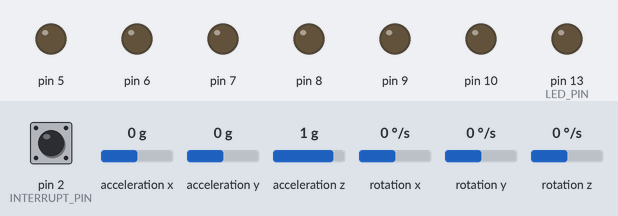
The sketch below on a simulated Arduino Uno, built with avr-gcc and run on an emulated ATmega328P. On the bench: output pins drawn as LEDs (lit = HIGH). The test bench sets the inputs (shaded band); at power-on: pin 2 (INTERRUPT_PIN) LOW, acceleration x 0 g, acceleration y 0 g, acceleration z 1 g, rotation x 0 °/s, rotation y 0 °/s, rotation z 0 °/s. The sensor or clock chip raises its interrupt line as the real part does; what the sketch prints to the serial monitor is not drawn.

Above: at 0.1 s.
At 0.6 s:
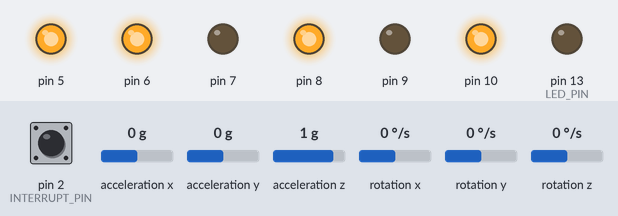
Timing chart, 0 to 2.1 s (numbered marks = the images above):
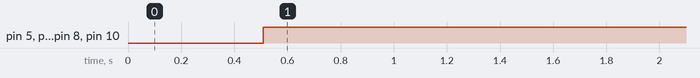

The sketch:

04_balancingBot_kalman.ino
```cpp
#include <PID_v1.h>
#include "LMotorController.h"
#include "I2Cdev.h"
#include "MPU6050_6Axis_MotionApps20.h"
#include "Kalman.h"  // Kalman filter library 추가

#if I2CDEV_IMPLEMENTATION == I2CDEV_ARDUINO_WIRE
#include "Wire.h"
#endif


//------------------------------------------------------------
#define OUTPUT_TEAPOT 1               // Processing을 통해 MPU6050 센서를 Visualize 하고 싶은 경우 1, 아니면 0으로 선언합니다
#define MIN_ABS_SPEED 160             //수정             // 모터의 최저속도를 설정합니다.   0 ~ 255 값 중 선택
#define OUTPUT_READABLE_YAWPITCHROLL  // Yaw, Pitch, Roll 값을 얻기 위해 선언합니다
#define INTERRUPT_PIN 2               // MPU6050 센서의 INT 핀이 꽂혀있는 번호를 설정합니다. 보통 2번
#define LED_PIN 13                    // Arudino Uno의 13번핀 LED를 동작 중에 반짝거리게 하려고 선언합니다


//------------------------------------------------------------
//MPU 객체를 선언합니다
MPU6050 mpu;
// MPU control/status vars
bool blinkState = false;  // LED를 반짝거리게 하기 위한 변수
bool dmpReady = false;    // set true if DMP init was successful
uint8_t mpuIntStatus;     // holds actual interrupt status byte from MPU
uint8_t devStatus;        // return status after each device operation (0 = success, !0 = error)
uint16_t packetSize;      // expected DMP packet size (default is 42 bytes)
uint16_t fifoCount;       // count of all bytes currently in FIFO
uint8_t fifoBuffer[64];   // FIFO storage buffer


//------------------------------------------------------------
// MPU6050 센서를 통해 쿼터니언과 오일러각, Yaw, Pitch, Roll 값을 얻기 위해 선언합니다
// orientation/motion vars
Quaternion q;         // [w, x, y, z]         quaternion container
VectorInt16 aa;       // [x, y, z]            accel sensor measurements
VectorInt16 aaReal;   // [x, y, z]            gravity-free accel sensor measurements
VectorInt16 aaWorld;  // [x, y, z]            world-frame accel sensor measurements
VectorFloat gravity;  // [x, y, z]            gravity vector
float euler[3];       // [psi, theta, phi]    Euler angle container
float ypr[3];         // [yaw, pitch, roll]   yaw/pitch/roll container and gravity vector


//------------------------------------------------------------
// Processing으로 MPU6050 센서를 Visualize 하기 위한 변수
// packet structure for InvenSense teapot demo
uint8_t teapotPacket[14] = { '$', 0x02, 0, 0, 0, 0, 0, 0, 0, 0, 0x00, 0x00, '\r', '\n' };


//------------------------------------------------------------
// PID 제어용 변수 선언
double kp = 60.;
double ki = 200.;
double kd = 1.5;


// 기울일 각도 선택
// 제가 만든 밸런싱로봇에는 184.0도가 가장 최적의 평형각도였습니다
// 각도가 180도를 기준으로 +-를 설정해주시면 됩니다
double originalSetpoint = 180.0;  //수정
double setpoint = originalSetpoint;
double movingAngleOffset = 0.3;

// PID 제어용 input, output 변수를 선언합니다
double input, output;

// PID값을 설정해준다
PID pid(&input, &output, &setpoint, kp, ki, kd, DIRECT);


// 모터 제어용 변수 선언
// EnA, EnB는 속도제어용(pwm), IN1,2,3,4는 방향제어용 핀입니다
int ENA = 5;
int IN1 = 6;
int IN2 = 7;
int IN3 = 8;
int IN4 = 9;
int ENB = 10;

// motorController 객체 생성, 맨 끝 파라미터 1,1은 각각 좌측, 우측모터의 최대속도(%) 입니다.
LMotorController motorController(ENA, IN1, IN2, ENB, IN3, IN4, 1, 1);

Kalman kalmanX;
Kalman kalmanY;

// ================================================================
// ===               INTERRUPT DETECTION ROUTINE                ===
// ================================================================
volatile bool mpuInterrupt = false;  // indicates whether MPU interrupt pin has gone high

void dmpDataReady() {
  mpuInterrupt = true;
}

void setup() {
  // join I2C bus (I2Cdev library doesn't do this automatically)
#if I2CDEV_IMPLEMENTATION == I2CDEV_ARDUINO_WIRE
  Wire.begin();
  Wire.setClock(400000);  // 400kHz I2C clock. Comment this line if having compilation difficulties
#elif I2CDEV_IMPLEMENTATION == I2CDEV_BUILTIN_FASTWIRE
  Fastwire::setup(400, true);
#endif

  Serial.begin(115200);
  while (!Serial)
    ;  // wait for Leonardo enumeration, others continue immediately

  // initialize device
  Serial.println(F("Initializing I2C devices..."));
  mpu.initialize();
  pinMode(INTERRUPT_PIN, INPUT);
  // verify connection
  Serial.println(F("Testing device connections..."));
  Serial.println(mpu.testConnection() ? F("MPU6050 connection successful") : F("MPU6050 connection failed"));

  // 키입력을 기다리는 코드. 주석처리했습니다
  // wait for ready
  //Serial.println(F("\nSend any character to begin DMP programming and demo: "));
  //while (Serial.available() && Serial.read()); // empty buffer
  //while (!Serial.available());                 // wait for data
  //while (Serial.available() && Serial.read()); // empty buffer again


  // load and configure the DMP
  Serial.println(F("Initializing DMP..."));
  devStatus = mpu.dmpInitialize();

  mpu.setXAccelOffset(1296);
  mpu.setYAccelOffset(1305);
  mpu.setZAccelOffset(1313);
  mpu.setXGyroOffset(77);
  mpu.setYGyroOffset(-1);
  mpu.setZGyroOffset(-25);
  // supply your own gyro offsets here, scaled for min sensitivity


  // devStatus 값이 0 이면 정상작동, 0이 아니면 오작동입니다
  // make sure it worked (returns 0 if so)
  if (devStatus == 0) {
    // turn on the DMP, now that it's ready
    Serial.println(F("Enabling DMP..."));
    mpu.setDMPEnabled(true);

    // enable Arduino interrupt detection
    Serial.println(F("Enabling interrupt detection (Arduino external interrupt 0)..."));
    attachInterrupt(digitalPinToInterrupt(INTERRUPT_PIN), dmpDataReady, RISING);
    mpuIntStatus = mpu.getIntStatus();

    // set our DMP Ready flag so the main loop() function knows it's okay to use it
    Serial.println(F("DMP ready! Waiting for first interrupt..."));
    dmpReady = true;

    // get expected DMP packet size for later comparison
    packetSize = mpu.dmpGetFIFOPacketSize();


    // MPU6050 센서가 정삭작동하면 PID 제어용 코드를 초기화합니다
    pid.SetMode(AUTOMATIC);
    pid.SetSampleTime(10);
    pid.SetOutputLimits(-255, 255);

    // 칼만 필터 초기화
    kalmanX.setAngle(0);  // 초기 각도 설정
    kalmanY.setAngle(0);
  } else {  // MPU6050 센서가 오작동한 경우
    // ERROR!
    // 1 = initial memory load failed
    // 2 = DMP configuration updates failed
    // (if it's going to break, usually the code will be 1)
    Serial.print(F("DMP Initialization failed (code "));
    Serial.print(devStatus);
    Serial.println(F(")"));
  }

  // 로봇이 작동 중 13번 LED를 깜빡거리기 위해 OUTPUT으로 초기화합니다
  pinMode(LED_PIN, OUTPUT);
}


void loop() {
  // if programming failed, don't try to do anything
  if (!dmpReady) return;

  // wait for MPU interrupt or extra packet(s) available
  while (!mpuInterrupt && fifoCount < packetSize) {
    //no mpu data - performing PID calculations and output to motors

    pid.Compute();                                // 루프를 돌면서 pid 값을 업데이트합니다
    motorController.move(output, MIN_ABS_SPEED);  // pid 연산으로 나온 output 값을 motorController로 전송합니다. (모터제어)
  }

  // reset interrupt flag and get INT_STATUS byte
  mpuInterrupt = false;
  mpuIntStatus = mpu.getIntStatus();

  // get current FIFO count
  fifoCount = mpu.getFIFOCount();

  // MPU6050 센서가 정상작동하는 경우에만 PID제어를 해야하므로 아래와 같이 if-else문을 작성합니다
  // check for overflow (this should never happen unless our code is too inefficient)
  if ((mpuIntStatus & 0x10) || fifoCount == 1024) {
    // reset so we can continue cleanly
    mpu.resetFIFO();
    Serial.println(F("FIFO overflow!"));
  }
  // MPU6050 센서가 정상작동하는 경우
  else if (mpuIntStatus & 0x02) {
    // wait for correct available data length, should be a VERY short wait
    while (fifoCount < packetSize) fifoCount = mpu.getFIFOCount();

    // read a packet from FIFO
    mpu.getFIFOBytes(fifoBuffer, packetSize);

    // track FIFO count here in case there is > 1 packet available
    // (this lets us immediately read more without waiting for an interrupt)
    fifoCount -= packetSize;

    // display Euler angles in degrees
    mpu.dmpGetQuaternion(&q, fifoBuffer);
    mpu.dmpGetGravity(&gravity, &q);
    mpu.dmpGetYawPitchRoll(ypr, &q, &gravity);

    // 칼만 필터로 센서에서 얻은 각도 값을 보정합니다.
    float dt = 0.01;                                                 // 예시로 PID 제어의 시간 간격을 0.01초로 설정합니다. 실제 값은 PID 제어 루프의 주기에 따라 다릅니다.
    float kalAngleX = kalmanX.getAngle(ypr[1] * 180 / M_PI, 0, dt);  // pitch
    float kalAngleY = kalmanY.getAngle(ypr[2] * 180 / M_PI, 0, dt);  // roll

    // PID 제어를 하기 위해 input 변수에 보정된 각도 값을 넣습니다.
    input = kalAngleX + 180;  // pitch
                              // input = kalAngleY + 180; // roll (필요하다면 roll 각도도 사용할 수 있습니다)

#ifdef OUTPUT_READABLE_YAWPITCHROLL  // 센서를 통해 구한 Yaw, Pitch, Roll 값을 Serial Monitor에 표시합니다
    Serial.print("ypr\t");
    Serial.print(ypr[0] * 180 / M_PI);
    Serial.print("\t");
    Serial.print(ypr[1] * 180 / M_PI);
    Serial.print("\t");
    Serial.println(ypr[2] * 180 / M_PI);
#endif
#ifdef OUTPUT_TEAPOT  // Processing으로 MPU6050센서의 움직임을 Visualize 하기 위한 코드
    // display quaternion values in InvenSense Teapot demo format:
    teapotPacket[2] = fifoBuffer[0];
    teapotPacket[3] = fifoBuffer[1];
    teapotPacket[4] = fifoBuffer[4];
    teapotPacket[5] = fifoBuffer[5];
    teapotPacket[6] = fifoBuffer[8];
    teapotPacket[7] = fifoBuffer[9];
    teapotPacket[8] = fifoBuffer[12];
    teapotPacket[9] = fifoBuffer[13];
    Serial.write(teapotPacket, 14);
    teapotPacket[11]++;  // packetCount, loops at 0xFF on purpose
#endif
  }
}
```

LMotorController.cpp
```cpp
#include "LMotorController.h"
#include "Arduino.h"


LMotorController::LMotorController(int ena, int in1, int in2, int enb, int in3, int in4, double motorAConst, double motorBConst)
{
    _motorAConst = motorAConst;
    _motorBConst = motorBConst;

	_ena = ena;
	_in1 = in1;
	_in2 = in2;
	_enb = enb;
	_in3 = in3;
	_in4 = in4;

	pinMode(_ena, OUTPUT);
	pinMode(_in1, OUTPUT);
	pinMode(_in2, OUTPUT);

	pinMode(_enb, OUTPUT);
	pinMode(_in3, OUTPUT);
	pinMode(_in4, OUTPUT);
}


void LMotorController::move(int leftSpeed, int rightSpeed, int minAbsSpeed)
{
    if (rightSpeed < 0)
    {
        rightSpeed = min(rightSpeed, -1*minAbsSpeed);
        rightSpeed = max(rightSpeed, -255);
    }
    else if (rightSpeed > 0)
    {
        rightSpeed = max(rightSpeed, minAbsSpeed);
        rightSpeed = min(rightSpeed, 255);
    }

    int realRightSpeed = map(abs(rightSpeed), 0, 255, minAbsSpeed, 255);

    if (leftSpeed < 0)
    {
        leftSpeed = min(leftSpeed, -1*minAbsSpeed);
        leftSpeed = max(leftSpeed, -255);
    }
    else if (leftSpeed > 0)
    {
        leftSpeed = max(leftSpeed, minAbsSpeed);
        leftSpeed = min(leftSpeed, 255);
    }

    int realLeftSpeed = map(abs(leftSpeed), 0, 255, minAbsSpeed, 255);

    digitalWrite(_in3, rightSpeed > 0 ? HIGH : LOW);
    digitalWrite(_in4, rightSpeed > 0 ? LOW : HIGH);
    digitalWrite(_in1, leftSpeed > 0 ? HIGH : LOW);
    digitalWrite(_in2, leftSpeed > 0 ? LOW : HIGH);
    analogWrite(_ena, realRightSpeed * _motorAConst);
    analogWrite(_enb, realLeftSpeed * _motorBConst);
}


void LMotorController::move(int speed, int minAbsSpeed)
{
    int direction = 1;

    if (speed < 0)
    {
        direction = -1;

        speed = min(speed, -1*minAbsSpeed);
        speed = max(speed, -255);
    }
    else
    {
        speed = max(speed, minAbsSpeed);
        speed = min(speed, 255);
    }

    if (speed == _currentSpeed) return;

    int realSpeed = max(minAbsSpeed, abs(speed));

    digitalWrite(_in1, speed > 0 ? HIGH : LOW);
    digitalWrite(_in2, speed > 0 ? LOW : HIGH);
    digitalWrite(_in3, speed > 0 ? HIGH : LOW);
    digitalWrite(_in4, speed > 0 ? LOW : HIGH);
    analogWrite(_ena, realSpeed * _motorAConst);
    analogWrite(_enb, realSpeed * _motorBConst);

    _currentSpeed = direction * realSpeed;
}


void LMotorController::move(int speed)
{
    if (speed == _currentSpeed) return;

    if (speed > 255) speed = 255;
    else if (speed < -255) speed = -255;

    digitalWrite(_in1, speed > 0 ? HIGH : LOW);
    digitalWrite(_in2, speed > 0 ? LOW : HIGH);
    digitalWrite(_in3, speed > 0 ? HIGH : LOW);
    digitalWrite(_in4, speed > 0 ? LOW : HIGH);
    analogWrite(_ena, abs(speed) * _motorAConst);
    analogWrite(_enb, abs(speed) * _motorBConst);

    _currentSpeed = speed;
}


void LMotorController::turnLeft(int speed, bool kick)
{
    digitalWrite(_in1, HIGH);
    digitalWrite(_in2, LOW);
    digitalWrite(_in3, LOW);
    digitalWrite(_in4, HIGH);

    if (kick)
    {
        analogWrite(_ena, 255);
        analogWrite(_enb, 255);

        delay(100);
    }

    analogWrite(_ena, speed * _motorAConst);
    analogWrite(_enb, speed * _motorBConst);
}


void LMotorController::turnRight(int speed, bool kick)
{
    digitalWrite(_in1, LOW);
    digitalWrite(_in2, HIGH);
    digitalWrite(_in3, HIGH);
    digitalWrite(_in4, LOW);

    if (kick)
    {
        analogWrite(_ena, 255);
        analogWrite(_enb, 255);

        delay(100);
    }

    analogWrite(_ena, speed * _motorAConst);
    analogWrite(_enb, speed * _motorBConst);
}


void LMotorController::stopMoving()
{
    digitalWrite(_in1, LOW);
    digitalWrite(_in2, LOW);
    digitalWrite(_in3, LOW);
    digitalWrite(_in4, LOW);
    digitalWrite(_ena, HIGH);
    digitalWrite(_enb, HIGH);

    _currentSpeed = 0;
}
```

LMotorController.h
```cpp
#ifndef LMotorController_h
#define LMotorController_h


#include "Arduino.h"


class LMotorController
{
protected:
    int _ena, _in1, _in2, _enb, _in3, _in4;
    int _currentSpeed;
    double _motorAConst, _motorBConst;
public:
    LMotorController(int ena, int in1, int in2, int enb, int in3, int in4, double motorAConst, double motorBConst);
    void move(int leftSpeed, int rightSpeed, int minAbsSpeed);
    void move(int speed);
    void move(int speed, int minAbsSpeed);
    void turnLeft(int speed, bool kick);
    void turnRight(int speed, bool kick);
    void stopMoving();
};


#endif
```

Measured:
- by itself, pin 5, pin 6, pin 8, pin 10: LOW → HIGH at 0.51 s
